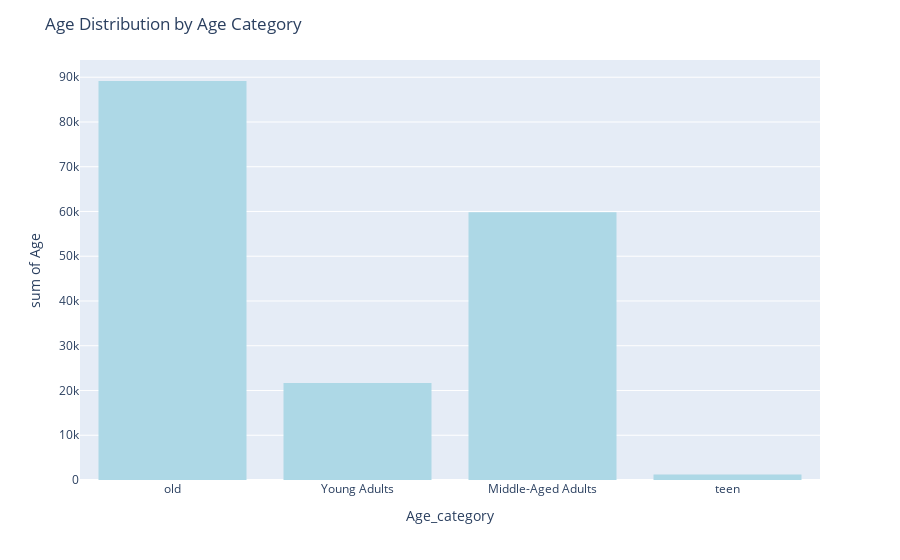

Notebook code for this chart:
### Code cell
fig = px.histogram(shop, y='Age', x='Age_category', color_discrete_sequence=['#ADD8E6'])
fig.update_layout(title='Age Distribution by Age Category')
fig.show()

### Figure 1 — Plotly figure (JSON) as saved in the notebook; plotly's stock layout.template omitted (floating-point values rounded to 4 significant figures; data arrays with more than 128 entries replaced by an {"elided": "..."} marker saying what was removed)
{"data": [{"alignmentgroup": "True", "bingroup": "x", "histfunc": "sum", "hovertemplate": "Age_category=%{x}<br>sum of Age=%{y}<extra></extra>", "legendgroup": "", "marker": {"color": "#ADD8E6", "pattern": {"shape": ""}}, "name": "", "offsetgroup": "", "orientation": "v", "showlegend": false, "type": "histogram", "x": {"elided": "3900 str values"}, "xaxis": "x", "y": {"elided": "3900 int values"}, "yaxis": "y"}], "layout": {"barmode": "relative", "legend": {"tracegroupgap": 0}, "margin": {"t": 60}, "title": {"text": "Age Distribution by Age Category"}, "xaxis": {"anchor": "y", "domain": [0, 1], "title": {"text": "Age_category"}}, "yaxis": {"anchor": "x", "domain": [0, 1], "title": {"text": "sum of Age"}}}}
